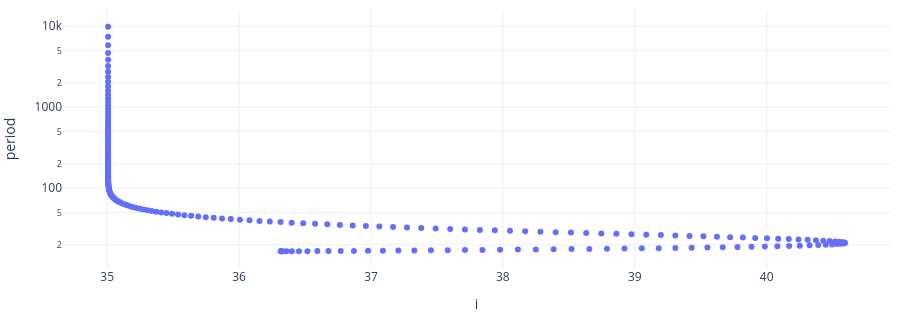

The notebook cell this image was saved under:
### Markdown cell above
**The period blows up.** Continue the orbits from the Hopf point and plot their period:
it grows like log(1/|i - i_hom|) towards the homoclinic point.

### Code cell
parts = ex.run_auto()
hb = [p for d in parts for p in d.special("HB")]
print("Hopf points:", [round(p.x, 4) for p in hb])
ex.pick("HB", max(hb, key=lambda p: p.x).x)
po, l1 = ex.periodic()
pts = [p for p in po if p.period < 1e4]
show_figure(go.Figure(go.Scatter(x=[p.x for p in pts], y=[p.period for p in pts], mode="markers")),
            xaxis_title="i", yaxis_title="period", yaxis_type="log", height=320)
print("largest period", round(max(p.period for p in pts), 1), "at i =", round(max(pts, key=lambda p: p.period).x, 4))

### Figure 1 — Plotly figure (JSON) as saved in the notebook; plotly's stock layout.template omitted (floating-point values rounded to 4 significant figures; data arrays with more than 128 entries replaced by an {"elided": "..."} marker saying what was removed)
{"data": [{"mode": "markers", "type": "scatter", "x": {"elided": "201 float values"}, "y": {"elided": "201 float values"}}], "layout": {"height": 320, "margin": {"b": 40, "l": 50, "r": 10, "t": 10}, "paper_bgcolor": "white", "plot_bgcolor": "white", "xaxis": {"title": {"text": "i"}}, "yaxis": {"title": {"text": "period"}, "type": "log"}}}
